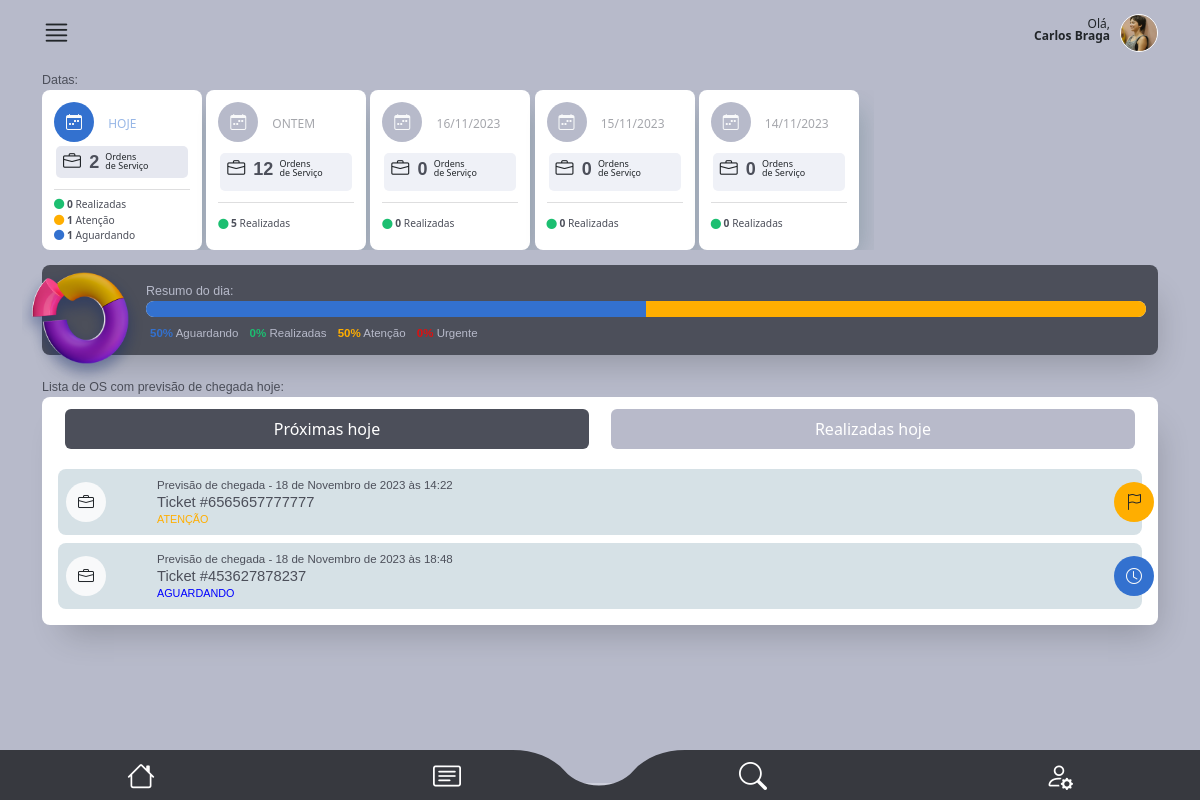
Before: /main/dashboard/ (signed in) with the older database file.
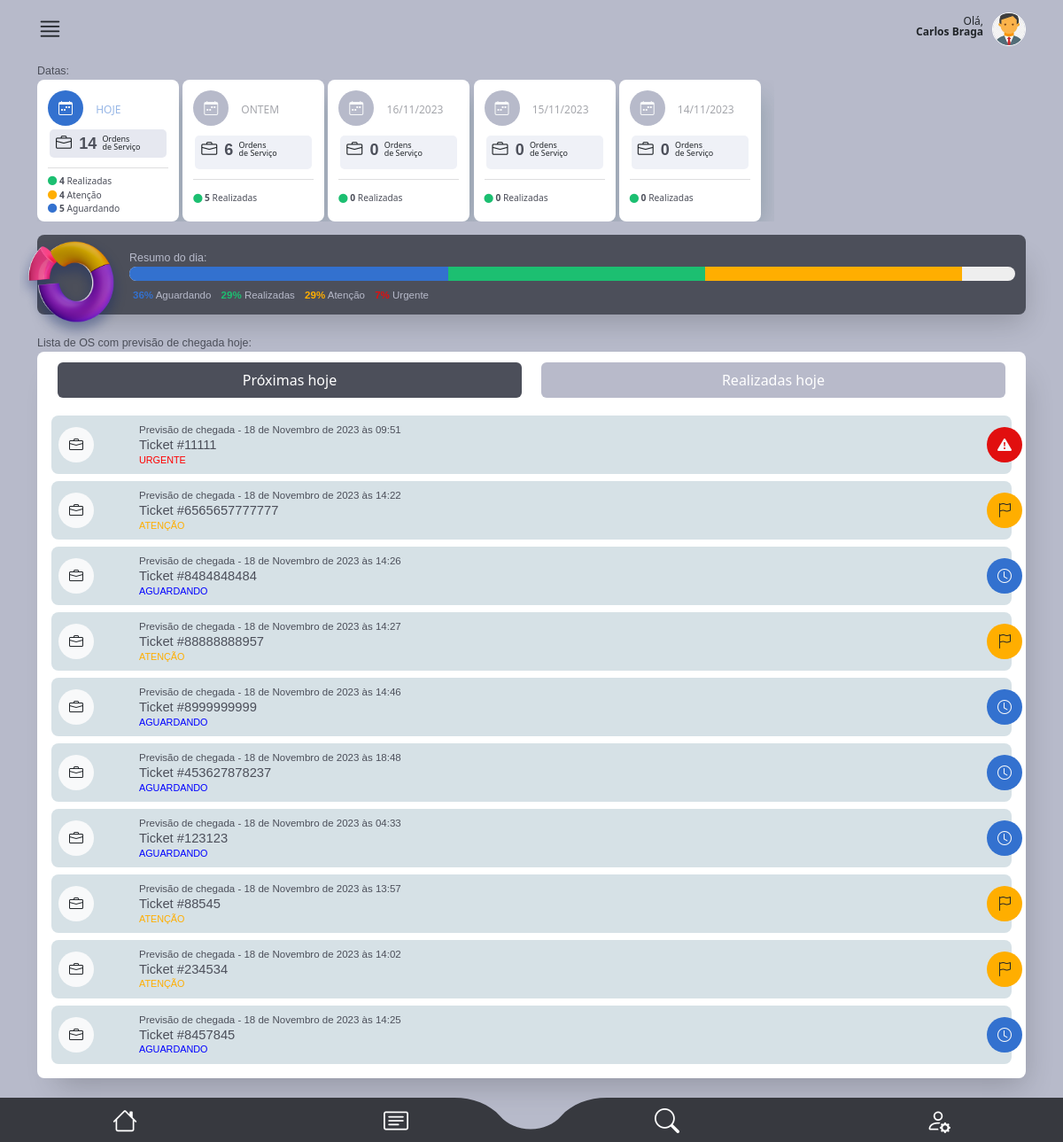
After: the same page with the newer database file.
### authentication/models.py (models this page shows, shortened)
class CustomUser(AbstractUser):
    telefone = models.CharField(max_length=15, null=False)
    endereco = models.ForeignKey(
        Endereco, on_delete=models.CASCADE, null=True, default=None
    )
    foto = models.ImageField(upload_to="img/perfil_user/", null=True, blank=True)
    email = models.EmailField(unique=True)

### staff/models.py (models this page shows, shortened)
class OrdemDeServico(models.Model):
    ticket = models.CharField(max_length=200, unique=True)
    tecnico = models.ForeignKey(
        CustomUser, on_delete=models.CASCADE, related_name="ordens_técnico", null=True, default=None
    )
    staff = models.ForeignKey(
        CustomUser, on_delete=models.CASCADE, related_name="ordens_staff"
    )
    descricao = models.TextField(max_length=600)
    previsao_chegada = models.DateTimeField(editable=True)
    previsao_execucao = models.DateTimeField(editable=True)
    material = models.CharField(max_length=100, validators=[MinLengthValidator(3)])
    equipamento = models.CharField(max_length=100, validators=[MinLengthValidator(3)])
    data_criacao = models.DateTimeField(auto_now_add=True)
    cliente = models.ForeignKey(Cliente, on_delete=models.CASCADE)
    endereco = models.ForeignKey(Endereco, on_delete=models.CASCADE)
    contrato = models.CharField(max_length=700, null=True, blank=True)
    atividade = models.CharField(max_length=50, choices=ACTIVITY_CHOICES)
    status_tecnico = models.CharField(max_length=50, choices=TECNICAL_CHOICES)
    status = models.CharField(
        max_length=10, choices=STATUS_CHOICES, default="Aguardando"
    )
    atraso_em_minutos = models.CharField(max_length=50, choices=ATRASO_CHOICES)
    atraso_descricao = models.TextField(max_length=400)
    descricao_reagendamento = models.TextField(max_length=400)
    vezes_reagendada = models.IntegerField(default=0)

### main/views.py (the view)
# urls.py: path("dashboard/", views.dashboard, name="dashboard"),
@user_passes_test(is_tecnico)
def dashboard(request):
    try:
        user = request.user
        today = date.today()
        yesterday = today - timedelta(days=1)
        day_before_yesterday = today - timedelta(days=2)
        three_days_ago = today - timedelta(days=3)
        four_days_ago = today - timedelta(days=4)
        day_before_yesterday_str = day_before_yesterday.strftime("%d/%m/%Y")
        three_days_ago_str = three_days_ago.strftime("%d/%m/%Y")
        four_days_ago_str = four_days_ago.strftime("%d/%m/%Y")
        card_total_realizadas_hoje = OrdemDeServico.objects.filter(
            previsao_chegada__date=today,
            tecnico=user,
            status__in=["Atenção", "Urgente", "Aguardando", "Concluído"],
        )
        card_realizadas_hoje = OrdemDeServico.objects.filter(
            previsao_chegada__date=today, status__in=["Concluído"], tecnico=user
        )
        card_aguardando_hoje = OrdemDeServico.objects.filter(
            previsao_chegada__date=today, status__in=["Aguardando"], tecnico=user
        )
        card_atencao_hoje = OrdemDeServico.objects.filter(
            previsao_chegada__date=today, status__in=["Atenção"], tecnico=user
        )
        card_total_realizadas_ontem = OrdemDeServico.objects.filter(
            previsao_chegada__date=yesterday,
            tecnico=user,
            status__in=["Atenção", "Urgente", "Aguardando", "Concluído"],
        )
        card_realizadas_ontem = OrdemDeServico.objects.filter(
            previsao_chegada__date=yesterday, status__in=["Concluído"], tecnico=user
        )
        card_total_realizadas_2d = OrdemDeServico.objects.filter(
            previsao_chegada__date=day_before_yesterday,
            tecnico=user,
            status__in=["Atenção", "Urgente", "Aguardando", "Concluído"],
        )
        card_realizadas_2d = OrdemDeServico.objects.filter(
            previsao_chegada__date=day_before_yesterday,
            status__in=["Concluído"],
            tecnico=user,
        )
        card_total_realizadas_3d = OrdemDeServico.objects.filter(
            previsao_chegada__date=three_days_ago,
            tecnico=user,
            status__in=["Atenção", "Urgente", "Aguardando", "Concluído"],
        )
        card_realizadas_3d = OrdemDeServico.objects.filter(
            previsao_chegada__date=three_days_ago,
            status__in=["Concluído"],
            tecnico=user,
        )
        card_total_realizadas_4d = OrdemDeServico.objects.filter(
            previsao_chegada__date=four_days_ago,
            tecnico=user,
            status__in=["Atenção", "Urgente", "Aguardando", "Concluído"],
        )
        card_realizadas_4d = OrdemDeServico.objects.filter(
            previsao_chegada__date=four_days_ago,
            status__in=["Concluído"],
            tecnico=user,
        )
        proximas_hoje = OrdemDeServico.objects.filter(
            previsao_chegada__date=today,
            tecnico=user,
            status__in=["Atenção", "Urgente", "Aguardando"],
        )
        realizadas_hoje = OrdemDeServico.objects.filter(
            previsao_chegada__date=today,
            tecnico=user,
            status__in=["Concluído"],
        )
        all_ordens = OrdemDeServico.objects.filter(
            tecnico=user,
            previsao_chegada__date=today,
            status__in=["Atenção", "Urgente", "Aguardando", "Concluído"],
        )
        counts = all_ordens.values("status").annotate(total=Count("status"))
        total_ordens = all_ordens.count()
        percent_concluido = 0
        percent_atencao = 0
        percent_urgente = 0
        percent_aguardando = 0
        for count in counts:
            if count["status"] == "Concluído":
                percent_concluido = round(
                    Decimal(count["total"]) / Decimal(total_ordens) * 100, 0
                )
            elif count["status"] == "Atenção":
                percent_atencao = round(
                    Decimal(count["total"]) / Decimal(total_ordens) * 100, 0
                )
            elif count["status"] == "Urgente":
                percent_urgente = round(
                    Decimal(count["total"]) / Decimal(total_ordens) * 100, 0
                )
            elif count["status"] == "Aguardando":
                percent_aguardando = round(
                    Decimal(count["total"]) / Decimal(total_ordens) * 100, 0
                )
        return render(
            request,
            "dashboard.html",
            {
                "day_before_yesterday": day_before_yesterday_str,
                "three_days_ago": three_days_ago_str,
                "four_days_ago": four_days_ago_str,
                "user": user,
                "percent_concluido": percent_concluido,
                "percent_atencao": percent_atencao,
                "percent_urgente": percent_urgente,
                "percent_aguardando": percent_aguardando,
                "card_total_realizadas_hoje": len(card_total_realizadas_hoje),
                "card_realizadas_hoje": len(card_realizadas_hoje),
                "card_aguardando_hoje": len(card_aguardando_hoje),
                "card_atencao_hoje": len(card_atencao_hoje),
                "card_total_realizadas_ontem": len(card_total_realizadas_ontem),
                "card_realizadas_ontem": len(card_realizadas_ontem),
                "card_total_realizadas_2d": len(card_total_realizadas_2d),
                "card_realizadas_2d": len(card_realizadas_2d),
                "card_total_realizadas_3d": len(card_total_realizadas_3d),
                "card_realizadas_3d": len(card_realizadas_3d),
                "card_total_realizadas_4d": len(card_total_realizadas_4d),
                "card_realizadas_4d": len(card_realizadas_4d),
                "proximas_hoje": proximas_hoje,
                "realizadas_hoje": realizadas_hoje,
            },
        )
    except Exception as e:
        return render(request, "error.html", {"error_message": str(e)})

### main/helpers.py (called while the page is built)
def is_tecnico(user):
    return user.groups.filter(name="Técnico").exists()

### main/templates/dashboard.html (shortened to what the changed rows need)
{% extends "base2.html" %}
{%load static%}
{% block rest %}
      <section id="dashboard_scr">
        <div class="container">
          <div class="oc_dia">
            <div class="boxes">
              <div class="box">
                <div class="box_mid">
                  <i class="bi bi-briefcase"></i>
                  <div class="qtd font-bold color04">{{card_total_realizadas_hoje}}</div>
                  <p>Ordens<br>de Serviço</p>
                </div>
                  <div class="box_below">
                      <ul>
                        <li class="color04"><i class="bi bi-circle-fill color02"></i> <strong>{{card_realizadas_hoje}}</strong> Realizadas</li>
                        <li class="color04"><i class="bi bi-circle-fill color06"></i> <strong>{{card_atencao_hoje}}</strong> Atenção</li>
                        <li class="color04"><i class="bi bi-circle-fill color01"></i> <strong>{{card_aguardando_hoje}}</strong> Aguardando</li>
                      </ul>
                  </div>
              </div>
              <div class="box box_past">
                <div class="box_mid">
                  <i class="bi bi-briefcase"></i>
                  <div class="qtd font-bold color04">{{card_total_realizadas_ontem}}</div>
                  <p>Ordens<br>de Serviço</p>
                </div>
              </div>
            </div>
          </div>
            <div class="oc_chart">
                <div class="chart_box bg04 box-shadow">
                    <div class="bar_info">
                        <div class="bar">
                          <span class="bg01" style="width: {{percent_aguardando}}%;"></span>
                          <span class="bg02" style="width: {{percent_concluido}}%;"></span>
                          <span class="bg06" style="width: {{percent_atencao}}%;"></span>
                        </div>
                        <label class="label01 font-regular color03">
                            <span>
                                <span class="color01 font-bold">{{percent_aguardando}}%</span> Aguardando
                            </span>
                            <span>
                                <span class="color02 font-bold">{{percent_concluido}}%</span> Realizadas
                            </span>
                            <span>
                                <span class="color06 font-bold">{{percent_atencao}}%</span> Atenção
                            </span>
                        </label>
                    </div>
                </div>
            </div>
            <div id="oc_lista">
                <div class="listas_here box-shadow">
                    <div class="tab-content" id="pills-tabContent">
                        <div class="tab-pane fade show active" id="pills-01" role="tabpanel" aria-labelledby="pills-home-tab" tabindex="0">
                            {% for ordem in proximas_hoje %}
                            <div class="oc_lista_item">
                                <a href="{% url 'os_detail' ordem.id %}" class="a-whole"></a>
                                <div class="row">
                                    <div class="col-2 col-md-1">
                                        <div class="icon bg-light"><i class="bi bi-briefcase text-dark"></i></div>
                                    </div>
                                    <div class="col-9 col-md-11">
                                        <div class="oc_l_data color04 font-light">Previsão de chegada - {{ ordem.previsao_chegada }}</div>
                                        <div class="oc_l_nome font-medium color04">Ticket #{{ ordem.ticket }}</div>
                                        <div class="oc_l_status font-medium {% if ordem.status == 'Urgente' %}color-red{% elif ordem.status == 'Atenção' %}color-yellow{% elif ordem.status == 'Aguardando' %}color-blue{% endif %}">{{ ordem.status }}</div>
                                    </div>
                                    {% if ordem.status == "Urgente" %}
                                        <div class="status_icon bg05 text-light">
                                            <i class="bi bi-exclamation-triangle-fill"></i>
                                        </div>
                                    {% elif ordem.status == "Atenção" %}
                                        <div class="status_icon bg06 text-dark">
                                            <i class="bi bi-flag"></i>
                                        </div>
                                    {% elif ordem.status == "Aguardando" %}
                                        <div class="status_icon bg01 text-light">
                                            <i class="bi bi-clock"></i>
                                        </div>
                                    {% endif %}
                                </div>
                            </div>
                            {% endfor %}
                        </div>
                </div>
            </div>
        </div>
      </section>
      {% endblock %}

### main/templates/base2.html (shortened to what this page needs)
{%load static%}
<!DOCTYPE html>
<html lang="en" data-bs-theme="auto">
  <head>
    <link
      rel="stylesheet"
      href="https://cdn.jsdelivr.net/npm/@docsearch/css@3"
    />
    <link
      rel="stylesheet"
      href="https://cdn.jsdelivr.net/npm/bootstrap-icons@1.11.1/font/bootstrap-icons.css"
    />
    <link
      href="{% static 'assets/dist/css/bootstrap.min.css' %}"
      rel="stylesheet"
    />
    <link href="{% static 'assets/css/app_mamminfo.css' %}" rel="stylesheet" />
  </head>
  <body>
    <main class="bg03">
      <header>
        <div class="container">
          <div id="super_menu">
            <div class="row">
              <div class="col-3 text-start">
                <i class="bi bi-justify i_main"></i>
              </div>
              <div class="col-9 text-end">
                <p class="mt-2">
                  Olá,<br />
                  <strong>{{ user.first_name }} {{ user.last_name }}</strong>
                </p>
                <div class="photo_user mt-1">
                  {% if request.user.foto %}
                  <img src="{{ request.user.foto.url }}" alt="User Photo" />
                  {% else %}
                  <img
                    src="https://cdn-icons-png.flaticon.com/512/3106/3106807.png?auto=format&fit=crop&q=80&w=1760&ixlib=rb-4.0.3&ixid=M3wxMjA3fDB8MHxwaG90by1wYWdlfHx8fGVufDB8fHx8fA%3D%3D"
                    alt=""
                  />
                  {% endif %}
                </div>
              </div>
            </div>
          </div>
        </div>
      </header>
      {% block rest %}{% endblock %}
    </main>
    <footer>
      <ul class="row">
        <li class="col-3 mt-1">
          <a href="{% url 'dashboard' %}"><i class="bi bi-house"></i></a>
        </li>
        <li class="col-3 p-0 mt-1 text-start text-md-center">
          <a href="{% url 'minhas_os' %}" class="text-start text-md-center"
            ><i class="bi bi-card-text"></i
          ></a>
        </li>
        <li class="col-3 p-0 mt-1 text-end text-md-center">
          <a href="{% url 'tela_busca' %}" class="text-end text-md-center"
            ><i class="bi bi-search"></i
          ></a>
        </li>
        <li class="col-3 mt-1">
          <a href="{% url 'tela_user' %}"><i class="bi bi-person-gear"></i></a>
        </li>
      </ul>
    </footer>
  </body>
</html>

Changed rows visible on the page:
changed CustomUser "Carlos": user.foto: a different picture
now on this page (row edited): OrdemDeServico: previsao_chegada "18 de Novembro de 2023 às 09:51", ticket "11111", status "URGENTE"
now on this page (row edited): OrdemDeServico: previsao_chegada "18 de Novembro de 2023 às 14:26", ticket "8484848484", status "AGUARDANDO"
now on this page (row edited): OrdemDeServico: previsao_chegada "18 de Novembro de 2023 às 14:27", ticket "88888888957", status "ATENÇÃO"
now on this page (row edited): OrdemDeServico: previsao_chegada "18 de Novembro de 2023 às 14:46", ticket "8999999999", status "AGUARDANDO"
now on this page (row edited): OrdemDeServico: previsao_chegada "18 de Novembro de 2023 às 04:33", ticket "123123", status "AGUARDANDO"
added OrdemDeServico: previsao_chegada "18 de Novembro de 2023 às 13:57", ticket "88545", status "ATENÇÃO"
added OrdemDeServico: previsao_chegada "18 de Novembro de 2023 às 14:02", ticket "234534", status "ATENÇÃO"
added OrdemDeServico: previsao_chegada "18 de Novembro de 2023 às 14:25", ticket "8457845", status "AGUARDANDO"
Other visible differences:
{{ card_total_realizadas_hoje }}: "2" → "14"
{{ card_realizadas_hoje }}: "0" → "4"
{{ card_atencao_hoje }}: "1" → "4"
{{ card_aguardando_hoje }}: "1" → "5"
{{ card_total_realizadas_ontem }}: "12" → "6"
{{ percent_aguardando }}: 50 → 36 (drawn)
{{ percent_atencao }}: 50 → 29 (drawn)
{{ percent_aguardando }}: "50" → "36"
{{ percent_concluido }}: "0" → "29"
{{ percent_atencao }}: "50" → "29"
